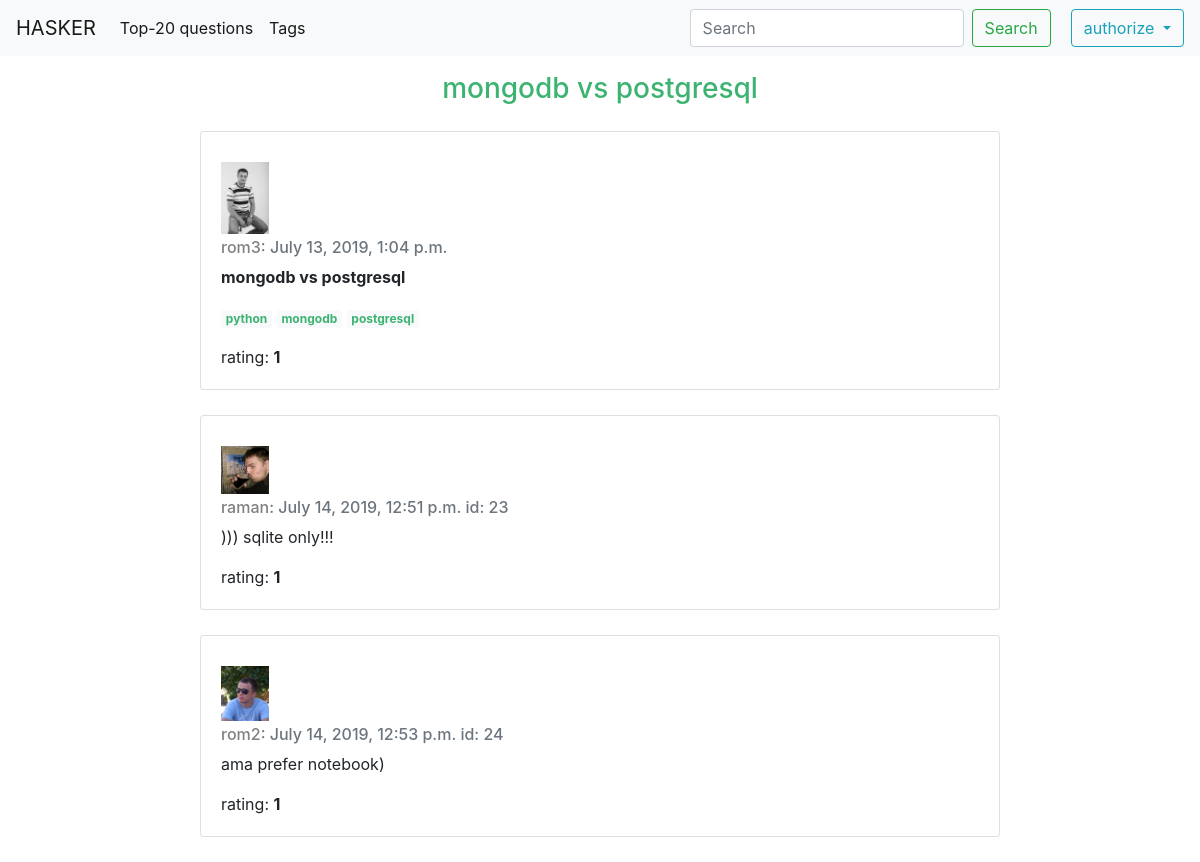
The app's page /hasker/question/mongodb-vs-postgresql/ with its own data.
### forum/models.py (models this page shows, shortened)
class Question(models.Model):
    title = models.CharField(max_length=144, db_index=True, unique=True)
    content = models.TextField()
    slug = models.SlugField(max_length=72, unique=True)
    pub_date = models.DateTimeField(auto_now_add=True)
    author = models.ForeignKey(settings.AUTH_USER_MODEL, on_delete=models.CASCADE)
    tags = models.ManyToManyField(Tag, blank=True, related_name='questions')
    votes = GenericRelation(Vote)
    class Meta:
        ordering = ('-pub_date',)
    @property
    def total_votes(self):
        return self.votes.count()

class Tag(models.Model):
    name = models.CharField(max_length=15)
    def __str__(self):
        return self.name

class Reply(models.Model):
    related_q = models.ForeignKey(Question, related_name='replies', on_delete=models.CASCADE)
    body = models.TextField(db_index=True)
    author = models.ForeignKey(settings.AUTH_USER_MODEL, on_delete=models.CASCADE)
    pub_date = models.DateTimeField(auto_now_add=True)
    flag = models.BooleanField(default=False)
    votes = GenericRelation(Vote)
    class Meta:
        ordering = ('-pub_date',)
    @property
    def total_votes(self):
        return self.votes.count()

### authorization/models.py (models this page shows, shortened)
class Person(AbstractUser):
    class Meta:
        verbose_name = 'Person'
    email = models.EmailField(max_length=254, unique=True, verbose_name='email address')
    avatar = models.ImageField(upload_to='avatars/', default='avatars/def_ava.jpg')

### forum/views.py (the view)
# urls.py: path('question/<slug>/', QuestionDetail.as_view(), name='question_detail'),
class QuestionDetail(DetailView, MultipleObjectMixin):
    model = Question
    template_name = 'forum/question_detail.html'
    context_object_name = 'question'
    paginate_by = 20
    def get_context_data(self, **kwargs):
        replyes = Reply.objects.filter(related_q__slug=self.kwargs['slug']).order_by('pub_date')
        context = super(QuestionDetail, self).get_context_data(object_list=replyes, **kwargs)
        if self.request.user.is_authenticated:
            context['reply_form'] = ReplyForm()
        return context

### forum/templates/forum/question_detail.html (shortened to what this page needs)
{% extends 'forum/base_forum.html' %}
{% load crispy_forms_tags %}
{% block content %}
    <h3 style="text-align: center; color: MediumSeaGreen; margin-top: 16px;">{{ question.title }}</h3>
        <div class="card">
            <div class="card-body">
                <img src="{{ question.author.avatar.url }}" style="width: 3rem;" vspace="10" align="bottom" alt="avatars/def_ava.jpg">
                <h6 class="card-subtitle mb-2 text-muted">
                    <a style="color: Gray;" href="{% url 'person_info' nickname=question.author.username %}">
                        {{ question.author.username }}</a>: {{ question.pub_date }}
                </h6>
                <p class="card-text"><strong>{{ question.content }}</strong></p>
                <p>
                    {% for tag in question.tags.all %}
                    <span class="badge badge-light">
                        <a style="color: MediumSeaGreen" href="{% url 'tag_questions' tag_name=tag %}">{{ tag }}</a>
                    </span>
                    {% endfor %}
                </p>
                    rating: <b id="rat_q">{{ question.total_votes }}</b>
            </div>
        </div>
        {% for reply in object_list %}
            <div class="card">
                <div class="card-body">
                    <img src="{{ reply.author.avatar.url }}" style="width: 3rem;" vspace="10" align="bottom"
                         alt="avatars/def_ava.jpg">
                    <h6 class="card-subtitle mb-2 text-muted">
                        <a style="color: Gray" href="{% url 'person_info' nickname=reply.author.username %}">
                            {{ reply.author.username }}</a>: {{ reply.pub_date }} id: {{ reply.id }}
                    </h6>
                    <p class="card-text">{{ reply.body }}</p>
                    rating: <b id="rat_r_{{ reply.id }}">{{ reply.total_votes }}</b>
                </div>
            </div>
        {% endfor %}
{% endblock %}

### files/static/css/styles.css (style rules this page uses)
.card { margin: 25px; width: 800px; margin-left: auto; margin-right: auto; }
.card-body a { color: MediumSeaGreen; }

### records on screen
Question: title "mongodb vs postgresql", author.avatar (picture), author.username "rom3", pub_date "July 13, 2019, 1:04 p.m.", content "mongodb vs postgresql", total_votes "1"
Tag: name "python"
Tag: name "mongodb"
Tag: name "postgresql"
Reply: author.avatar (picture), author.username "raman", pub_date "July 14, 2019, 12:51 p.m.", id "23", body "))) sqlite only!!!", total_votes "1"
Reply: author.avatar (picture), author.username "rom2", pub_date "July 14, 2019, 12:53 p.m.", id "24", body "ama prefer notebook)", total_votes "1"
